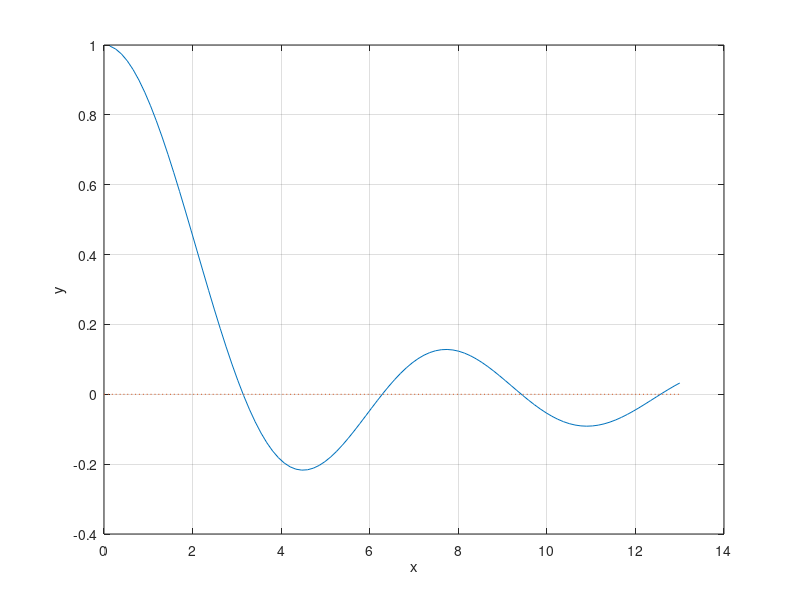

Source code (MATLAB): (Note: this script raises an error after producing the figure.)
clc, close all
clear

%
a = 0;
b = 13;
m = 100;

h = 0.01;
eps = 0.001;
iterations = 5;

x = linspace(a,b,m);
f = @(x)sin(x)./x;
y = f(x);

plot(x,f(x),x,0*x,':');
grid on;
xlabel('x'); ylabel('y');
hold on;

y_minimal = min(y);
y_maximal = max(y);

if y_minimal < 0
    y_minimal = 1.1*y_minimal;
else
    y_minimal = 0.9*y_minimal;
end

if y_maximal > 0
    y_maximal = 1.1*y_maximal;
else
    y_maximal = 0.9*y_maximal;
end

y_limit = ([y_minimal,y_maximal]);
z = ginput(1);
x1 = z(1);
for i = 1:iterations
    yh = (f(x1+h)-f(x1))/h;
    x2 = x1-f(x1)/yh;
    
    P = plot(x,f(x)+yh*(x-x1),':', x1,f(x1),'*', x2,0,'*',x2,f(x2),'o');
    L = line([x1,x2],[0,f(x2)]);
    
    set(L,'LineStyle',':');
    x1 = x2;
    
    if  abs(f(x2)) < eps
       break;
    end
   
    disp('Paused, press any key');
    pause
   
    delete(P);
    delete(L);
end

hold  off
disp('End Iteration');